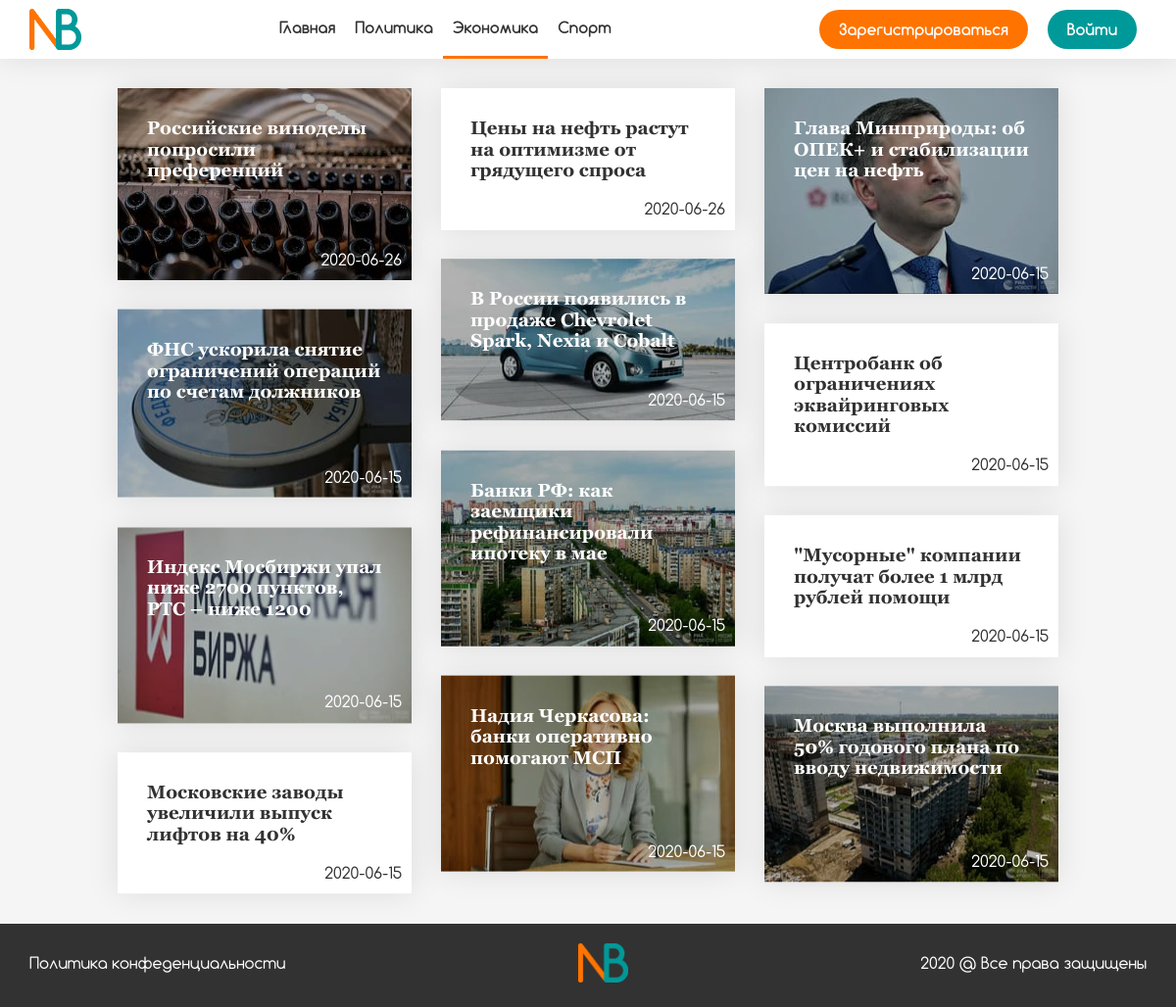
Screenshot of /economy.php with the database file from the repository.
### tables this page shows
CREATE TABLE `news` (
  `id` int NOT NULL,
  `title` varchar(100) NOT NULL,
  `text` text NOT NULL,
  `date` date NOT NULL,
  `author_id` int NOT NULL,
  `status` varchar(30) NOT NULL
);

### economy.php (the view, shortened to what this page needs)
<?php
include('functions.php');
$news = mysqli_fetch_all(mysqli_query($database, 'SELECT news.id AS id, title, date FROM news INNER JOIN join_table ON (news.id = news_id) INNER JOIN categories ON (category_id = categories.id) WHERE status = "accepted" AND name = "Экономика" ORDER BY news.id DESC'), MYSQLI_BOTH);
?>
    <!doctype html>
    <html lang="ru">
    <head>
        <link rel="stylesheet" href="css/normalize.css">
        <link rel="stylesheet" href="css/swiper.min.css">
        <link rel="stylesheet" href="css/remodal.css">
        <link rel="stylesheet" href="css/remodal-default-theme.css">
        <link rel="stylesheet" href="css/sweetalert2.min.css">
        <link rel="stylesheet" href="css/style.css">
    </head>
    <body>
    <header class="header">
        <div class="container">
            <a href="./" class="header__logo">
                <img class="header__logo__img" src="img/logo.png" alt="Логотип" title="News Board">
            </a>
            <div class="overlay menu-wrap">
                <nav class="menu overlayMenu">
                    <ul class="menu__list" role="menu">
                        <li class="menu__list__item">
                            <a href="./" class="menu__list__item__link" role="menuitem">Главная</a>
                        </li>
                        <li class="menu__list__item">
                            <a href="./politics.php" class="menu__list__item__link" role="menuitem">Политика</a>
                        </li>
                        <li class="menu__list__item menu__list__item-active">
                            <a href="./economy.php" class="menu__list__item__link" role="menuitem">Экономика</a>
                        </li>
                        <li class="menu__list__item">
                            <a href="./sport.php" class="menu__list__item__link" role="menuitem">Спорт</a>
                        </li>
                    </ul>
                </nav>
            </div>
            <div class="cabinet">
                <?php
                if ($_COOKIE['user'] == '') {
                    echo '<button class="cabinet__btn cabinet__registration">Зарегистрироваться</button>
                              <button class="cabinet__btn cabinet__enter">Войти</button>';
                }
                ?>
            </div>
        </div>
    </header>
    <main>
        <section class="board">
            <div class="container">
                <div class="board__grid">
                    <?php
                    for ($i = 0; $i < count($news); $i++) {
                        echo '<a href="./post.php?id=' . $news[$i]['id'] . '" class="board__grid__item">';
                        if (($i % 2 == 0) || ($i % 3 == 0)) {
                            echo '<img src="#" data-src="img/news-small/img' . $news[$i]['id'] . '.webp" alt="Картинка новости" class="board__grid__item__img">';
                            echo '<h3 class="board__grid__item__title-img">' . $news[$i]['title'] . '</h3>
                    <span class="board__grid__item__date board__grid__item__date-img">' . $news[$i]['date'] . '</span></a>';
                        } else {
                            echo '<h3 class="board__grid__item__title">' . $news[$i]['title'] . '</h3>
                    <span class="board__grid__item__date board__grid__item__date">' . $news[$i]['date'] . '</span></a>';
                        }
                    }
                    ?>
                </div>
            </div>
        </section>
    </main>
    <footer>
        <div class="container">
            <a class="footer__privacy-policy">Политика конфеденциальности</a>
            <a href="./" class="footer__logo">
                <img class="footer__logo__img" src="img/logo.png" alt="Логотип" title="News Board">
            </a>
            <span class="footer__rights">2020 @ Все права защищены</span>
        </div>
    </footer>
    </body>
    </html>

### css/style.css (style rules this page uses)
body { box-sizing:border-box;font-family:"Comfortaa",Helvetica,sans-serif;padding:0!important;overflow-x:hidden;background-color:#f5f5f5;color:#323232 }
h1,h2,h3,h4,ol,p,ul { padding:0;margin:0 }
ol,ul { list-style:none }
h1,h2,h3,h4 { font-family:"Georgia","Times New Roman",serif }
.container { width:1170px;margin:0px auto;height:100% }
.header { background-color:white;height:60px;box-shadow:0px 0px 30px rgba(0,0,0,0.1);position:relative;z-index:11 }
.header .container { display:flex;justify-content:space-between;align-items:center }
.header__logo { height:70% }
.header__logo__img { height:100% }
.menu { height:100% }
.menu__list { display:flex;justify-content:space-between;align-items:center;height:100% }
.menu__list__item { height:100%;padding:0px 10px;box-sizing:border-box;border-bottom:3px solid rgba(0,0,0,0);transition:0.3s ease all }
.menu__list__item-active { border-bottom:3px solid #FF7400 }
.menu__list__item__link { height:100%;display:flex;align-items:center;justify-content:center;text-decoration:none;color:#323232;font-weight:bold }
.menu-wrap { height:100% }
.cabinet { display:flex;justify-content:space-between;align-items:center }
.cabinet__btn { height:40px;border-radius:20px;box-sizing:border-box;border:0;padding:0px 20px;color:white;cursor:pointer;margin:0px 10px;font-weight:bold;outline:none }
.cabinet__registration { background-color:#FF7400;transition:0.3s ease all }
.cabinet__enter,.cabinet__out { background-color:#009999;transition:0.3s ease all }
.board { padding-top:30px }
.board__grid { width:100%;margin:0px auto }
.board__grid__item { background-color:white;width:300px;box-shadow:0px 0px 30px rgba(0,0,0,0.1);margin-bottom:30px;position:relative;display:flex;flex-direction:column;justify-content:flex-end;text-decoration:none }
.board__grid__item__img { position:relative;z-index:1;width:100%;transition:0.3s ease all;filter:brightness(70%) }
.board__grid__item__title { transition:0.3s ease all;padding:30px;padding-bottom:50px;color:#323232 }
.board__grid__item__title-img { transition:0.3s ease all;padding:30px;position:absolute;left:0;top:0;z-index:2;color:white }
.board__grid__item__date { position:absolute;display:block;right:10px;bottom:10px;z-index:2;color:#323232 }
.board__grid__item__date-img { color:white }
footer { background:#323232;padding:20px 0px }
footer .container { display:flex;justify-content:space-between;align-items:center }
.footer__logo__img { height:40px }
.footer__privacy-policy { text-decoration:none;color:white;cursor:pointer }
.footer__rights { color:white }
@media screen and (max-width:1200px) { .container { width:95% } }

### rows the page displays
news: shows a picture, title "Российские виноделы попросили преференций", date "2020-06-26"
news: title "Цены на нефть растут на оптимизме от грядущего спроса", date "2020-06-26"
news: shows a picture, title "Глава Минприроды: об ОПЕК+ и стабилизации цен на нефть", date "2020-06-15"
news: shows a picture, title "В России появились в продаже Chevrolet Spark, Nexia и Cobalt", date "2020-06-15"
news: shows a picture, title "ФНС ускорила снятие ограничений операций по счетам должников", date "2020-06-15"
news: title "Центробанк об ограничениях эквайринговых комиссий", date "2020-06-15"
news: shows a picture, title "Банки РФ: как заемщики рефинансировали ипотеку в мае", date "2020-06-15"
news: title "\"Мусорные\" компании получат более 1 млрд рублей помощи", date "2020-06-15"
news: shows a picture, title "Индекс Мосбиржи упал ниже 2700 пунктов, РТС – ниже 1200", date "2020-06-15"
news: shows a picture, title "Надия Черкасова: банки оперативно помогают МСП", date "2020-06-15"
news: shows a picture, title "Москва выполнила 50% годового плана по вводу недвижимости", date "2020-06-15"
news: title "Московские заводы увеличили выпуск лифтов на 40%", date "2020-06-15"
